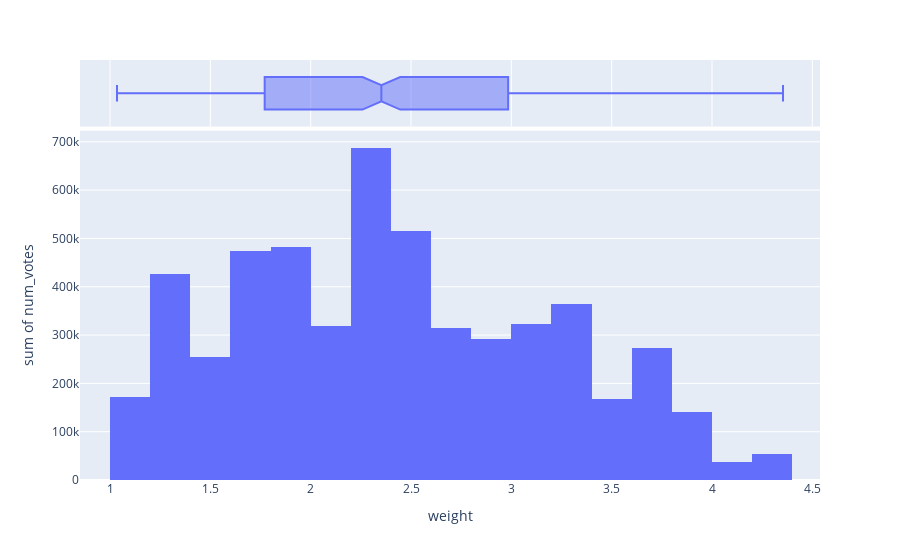

The code cell stored with this chart in its notebook:
### Code cell
df = bgg[min_votes]

fig = px.histogram(df, x="weight", y="num_votes", marginal="box",
                   hover_data=df.columns)
fig.show()

### Figure 1 — Plotly figure (JSON) as saved in the notebook; plotly's stock layout.template omitted (floating-point values rounded to 4 significant figures; data arrays with more than 128 entries replaced by an {"elided": "..."} marker saying what was removed)
{"data": [{"alignmentgroup": "True", "bingroup": "x", "histfunc": "sum", "hovertemplate": "weight=%{x}<br>sum of num_votes=%{y}<extra></extra>", "legendgroup": "", "marker": {"color": "#636efa", "pattern": {"shape": ""}}, "name": "", "offsetgroup": "", "orientation": "v", "showlegend": false, "type": "histogram", "x": {"elided": "411 float values"}, "xaxis": "x", "y": {"elided": "411 int values"}, "yaxis": "y"}, {"alignmentgroup": "True", "customdata": {"elided": "411x18 mixed values"}, "hovertemplate": "weight=%{x}<br>rank=%{customdata[0]}<br>bgg_url=%{customdata[1]}<br>game_id=%{customdata[2]}<br>names=%{customdata[3]}<br>min_players=%{customdata[4]}<br>max_players=%{customdata[5]}<br>avg_time=%{customdata[6]}<br>min_time=%{customdata[7]}<br>max_time=%{customdata[8]}<br>year=%{customdata[9]}<br>avg_rating=%{customdata[10]}<br>geek_rating=%{customdata[11]}<br>image_url=%{customdata[12]}<br>age=%{customdata[13]}<br>mechanic=%{customdata[14]}<br>owned=%{customdata[15]}<br>category=%{customdata[16]}<br>designer=%{customdata[17]}<extra></extra>", "legendgroup": "", "marker": {"color": "#636efa"}, "name": "", "notched": true, "offsetgroup": "", "showlegend": false, "type": "box", "x": {"elided": "411 float values"}, "xaxis": "x2", "yaxis": "y2"}], "layout": {"barmode": "relative", "legend": {"tracegroupgap": 0}, "margin": {"t": 60}, "xaxis": {"anchor": "y", "domain": [0, 1], "title": {"text": "weight"}}, "xaxis2": {"anchor": "y2", "domain": [0, 1], "matches": "x", "showgrid": true, "showticklabels": false}, "yaxis": {"anchor": "x", "domain": [0, 0.8316], "title": {"text": "sum of num_votes"}}, "yaxis2": {"anchor": "x2", "domain": [0.8416, 1], "matches": "y2", "showgrid": false, "showline": false, "showticklabels": false, "ticks": ""}}}
